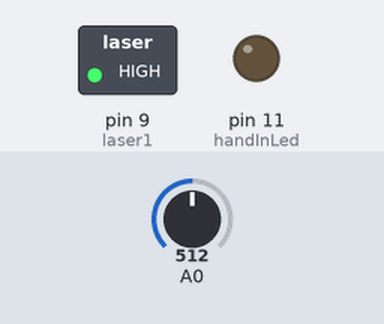
The sketch below on a simulated Arduino Uno, built with avr-gcc and run on an emulated ATmega328P. Parts: switched loads named in the sketch (green lamp = pin HIGH), output pins drawn as LEDs (lit = HIGH). The inputs (shaded band) are chosen by the test bench; at power-on: A0 = 512. What the sketch prints to the serial monitor is not drawn.

Above: at 8.7 s.
8.8 s: A0 set to 367
10.3 s: A0 set to 347
At 11.5 s:
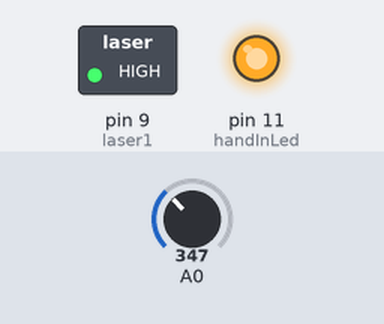
11.8 s: A0 set to 511
At 12.6 s:
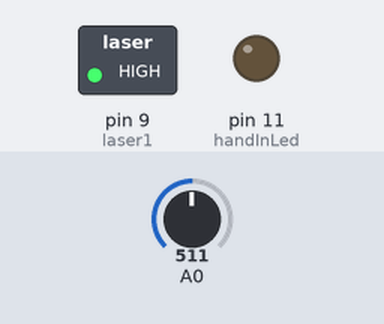
Timing chart, 0 to 14.8 s (numbered marks = the images above; inputs shaded):
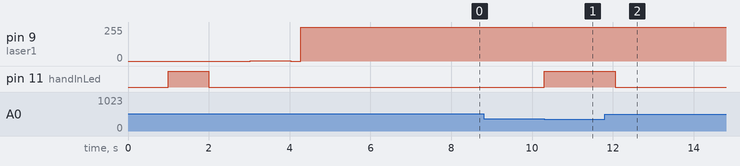

Measured:
- the behaviour switches between 359 and 358 on A0 (found by bisection; images 0 and 1)
- after the input at 8.8 s, every drawn part: stays the same
- after the input at 10.3 s, pin 11 (handInLed): LOW → HIGH at once
- after the input at 11.8 s, pin 11 (handInLed): HIGH → LOW after 0.26 s

The sketch:

RigWare.ino
```cpp
//reWrite.ino
//Pin for Hand in LED
const int handInLed = 11;
//Pin for submitButton
const int submitButton = 5;
//Pin for Laser
const int laser1 = 9;
// Pin for PhotoCell
const int photoCell = A0;

// Place to Store Calibration
int sensorValue = 0;
int sensorMin = 1023;
int sensorMax = 0;
float fudgeFactor = 0.70;

int ambCal;
int laserCal;
int baseCal;

unsigned long start, finished, elapsed;

void setup () {
	Serial.begin(115200);
	Serial.print('[');
	//Beginning of Program
		Serial.println(F("Starting Program"));
		delay (1000);
		Serial.println(F("Testing Circuit"));

		//Test HandinLed
		pinMode (handInLed,OUTPUT);
		digitalWrite (handInLed,HIGH);
		delay (1000);
		digitalWrite (handInLed,LOW);

		//Test Laser
		Serial.println(F("Testing Laser"));
		pinMode(laser1, OUTPUT);

		LEDfadeIn(laser1, 2);
		LEDfadeOut(laser1, 2);

		//digitalWrite(laser1,HIGH);
		//delay (1000);
		//digitalWrite(laser1, LOW);
		//delay (1000);
		//Completion of Test
		Serial.println(F("Testing Completed"));
		delay(1000);

		//Calibration for Ambient Light
		Serial.println(F("Beginning Base Line Ambient Calbration"));
		digitalWrite (laser1,LOW); // Turn off laser
		delay(250);
		baseCal = analogRead(A0); //Save value
		Serial.println (baseCal);
		Serial.println(F("Calibration for Ambient Light Completed"));

		//Calibration for Laser
		Serial.println(F("Calibration for Lasers Beginning"));
		digitalWrite (laser1,HIGH); //turn laser on
		delay(250);
		laserCal = analogRead(A0);
		Serial.println ("Calibration for Lasers Completed");
		delay(1000);
		Serial.println(laserCal);
		delay(1000);
		Serial.println(F("Calibration and Testing Completed"));
		Serial.println(F("Starting Test"));
		digitalWrite(laser1, HIGH);
		delay (1000);
		Serial.println(F("Awaiting for Insertion of Hand"));
			Serial.print(']');

}
	void loop(){
		//Debug
	    // Serial.print(F("Awaiting Hand Insertion: "));
	    // Serial.print(laserCal);
	    // Serial.print(" | ");
	    // Serial.println(analogRead(A0));

		//This is the meat and potatoes of the whole deal
		//Once the analog value dips below the calibrated value
		if (analogRead(A0) <= laserCal*fudgeFactor) {
				//Serial.print(F("---- There be a hand in me! ---- :  "));
				Serial.print('\0');
				start = millis();
				Serial.println(start);

				//The magic is that while it's at or below base cal
				//the program can only count the amount of time up
				while(analogRead(A0) <= laserCal*fudgeFactor){
					// Serial.print(F("Elapsed: "));
					digitalWrite(handInLed, HIGH);
					elapsed = timeDiff(start);
					// Serial.println(elapsed);
				}

			//The only way we can get here is if the while statement
			//gets broken out of.
			// Serial.print(F("Time Elapsed ")) ;
			// Serial.println(elapsed);
			// '\t' tells the client that the hand is
			// removed and next series of data is he elapsed time as a string.
			Serial.print('\t');
			Serial.print(elapsed);
			//delay(250); // prevent dataCorruption
			LEDfadeOut(handInLed, 1);
			//Insert command to send data to computer,

			//Serial.println(F("Hand Removed at"));

			}
			else {
			//The only way that we can arrive here is when
			//fuck-all-nothing (FAN) is occuring.
			digitalWrite(handInLed, LOW);

			}

	}
//Time Calculations

long timeDiff (long s) {

	//Place to hold value to return (the difference the two value)
	long diff = 0;

	//Get the current millis at time of calling time difference
	long currentMillis = millis();

	//Calculate differencce between start and now
	diff = currentMillis - s;

	return diff;
}


void LEDfadeOut(int LEDpin, int d){
	for(int i = 255; i > 0; i--){
		analogWrite(LEDpin, i);
		delay(d);
	}
}

void LEDfadeIn(int LEDpin, int d){
	for(int i = 0; i < 255; i++){
		analogWrite(LEDpin, i);
		delay(d);
	}
}
```
